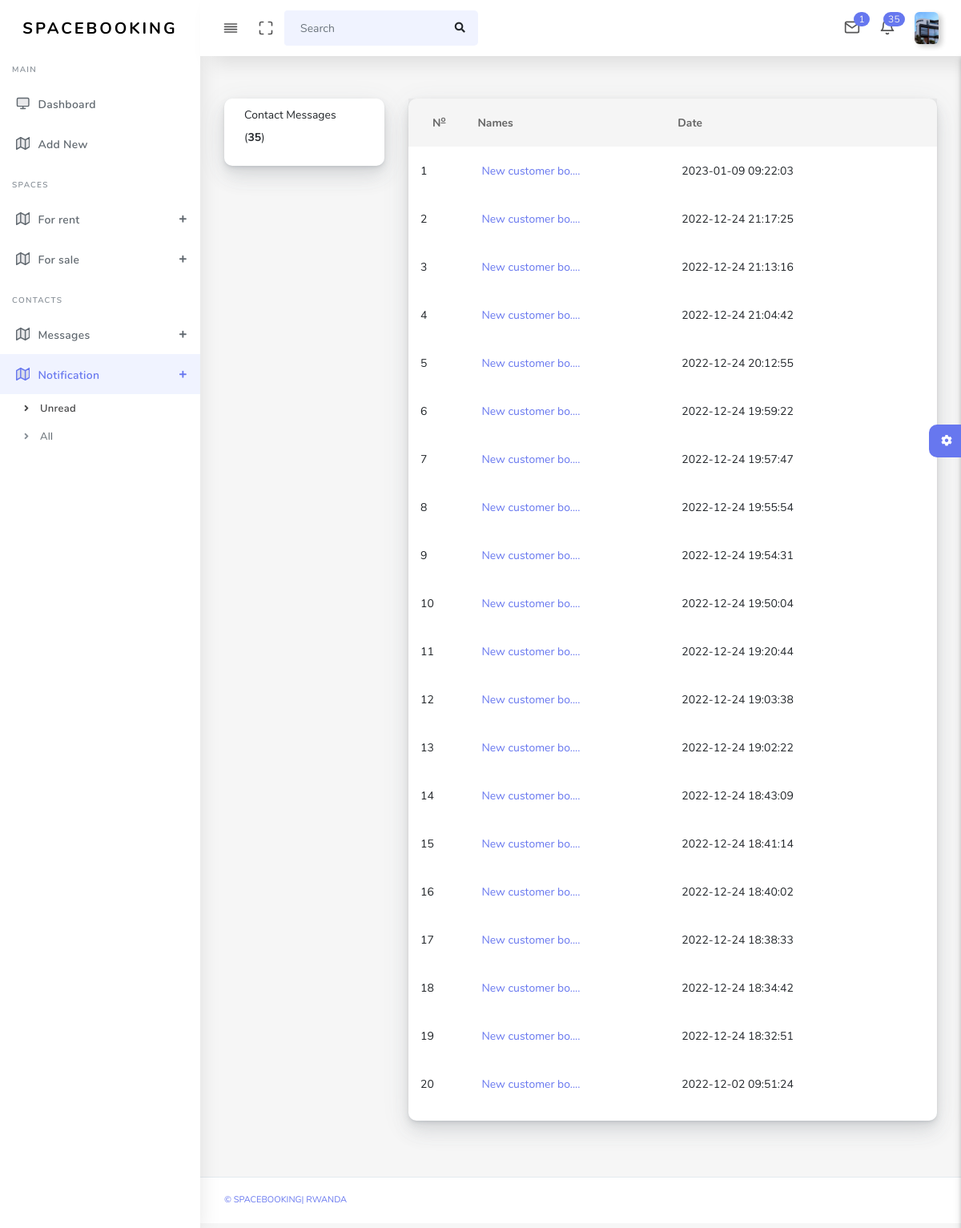
/admin/coUnreadNotification.php (signed in), run on the app's committed database.
### tables this page shows
CREATE TABLE `companies` (
  `id` int(11) NOT NULL,
  `comName` varchar(255) DEFAULT NULL,
  `comEmail` varchar(255) DEFAULT NULL,
  `comLocation` varchar(255) DEFAULT NULL,
  `comPhone` int(11) DEFAULT NULL,
  `comUsername` varchar(255) DEFAULT NULL,
  `comPassword` varchar(255) DEFAULT NULL,
  `comTIN` varchar(100) DEFAULT NULL,
  `thumbnail` varchar(255) NOT NULL,
  `coStatus` varchar(100) NOT NULL
);

CREATE TABLE `conotification` (
  `id` int(11) NOT NULL,
  `content` varchar(100) NOT NULL,
  `notTime` timestamp NOT NULL DEFAULT current_timestamp() ON UPDATE current_timestamp(),
  `status` varchar(100) NOT NULL,
  `companyId` int(11) NOT NULL
);

### admin/coUnreadNotification.php (the view, shortened to what this page needs)
<?php
    require_once("includes/db.php");
?>
<!DOCTYPE html>
<html lang="en">
<head>
  <link rel="stylesheet" href="assets/css/app.min.css">
  <link rel="stylesheet" href="assets/css/style.css">
  <link rel="stylesheet" href="assets/css/components.css">
  <link rel="stylesheet" href="assets/css/custom.css">
</head>
<body>
  <div id="app">
      <?php require_once("includes/headerCompany.php")?>
      <?php require_once("includes/left_nav2.php")?>
    <div class="main-wrapper main-wrapper-1">
      <div class="main-content">
        <section class="section">
          <div class="section-body">
            <div class="row">
              <div class="col-xs-12 col-sm-12 col-md-3 col-lg-3">
                <div class="card">
                  <div class="body">
                    <div id="mail-nav">
                      <ul class="" id="mail-folders">
                        <li>
                          <a href="" title="Inbox">Contact Messages &nbsp;
                              <?php
                                $fi = mysqli_query($conn,"SELECT *FROM conotification WHERE status='unread' AND companyId='{$_SESSION['spacecompanies']}'") or die(mysqli_error($conn));
                                if (mysqli_num_rows($fi)>0) {
                                    $num = mysqli_num_rows($fi);
                                    echo "(<b>".$num."</b>)";
                                }else{
                                    echo "(<b>0</b>)";
                                }
                              ?>
                          </a>
                        </li>
                      </ul>
                    </div>
                  </div>
                </div>
              </div>
              <div class="col-xs-12 col-sm-12 col-md-9 col-lg-9">
                <div class="card">
                    <div class="boxs mail_listing">
                        <div class="inbox-center table-responsive">
                        <table class="table table-hover">
                            <thead>
                                <tr>
                                    <th class="text-center">
                                        N<sup><u>o</u></sup>
                                    </th>
                                    <th>Names</th>
                                    <th>Date</th>
                                    <th class="hidden-xs" colspan="2">
                                    <div class="pull-right">
                                    </div>
                                    </th>
                                </tr>
                            </thead>
                            <tbody>
                                <?php
                                    $q = mysqli_query($conn,"SELECT *FROM conotification WHERE companyId='{$_SESSION['spacecompanies']}' AND status='unread' ORDER BY id DESC limit 20") or die(mysqli_error($conn));
                                    if (mysqli_num_rows($q)>0) {
                                        $count = 1;
                                        while ($fe = mysqli_fetch_array($q)) {
                                           ?>
                                            <tr>
                                                <td class="tbl-checkbox">
                                                    <?= $count;?>
                                                </td>
                                                <td class="hidden-xs"><a href="coUpdateStatus?id=<?= $fe['id']?>"><?= substr($fe['content'],0,15)."....";?></a></td>
                                                <td class="max-texts">
                                                <a href="coUpdateStatus?id=<?= $fe['id']?>"><?= $fe['notTime']?></a>
                                                </td>
                                            </tr>
                                           <?php
                                        $count++;}
                                    }
                                ?>
                            </tbody>
                        </table>
                        </div>
                    </div>
                    </div>
                </div>
            </div>
          </div>
        </section>
        <div class="settingSidebar">
          <a href="javascript:void(0)" class="settingPanelToggle"> <i class="fa fa-spin fa-cog"></i>
          </a>
        </div>
      </div>
      <footer class="main-footer">
        <div class="footer-left">
          <a href="">&copy SpaceBooking| Rwanda</a></a>
        </div>
      </footer>
    </div>
  </div>
</body>
</html>

### admin/includes/headerCompany.php (shortened to what this page needs)
<?php
  require_once("db.php");
?>
<nav class="navbar navbar-expand-lg main-navbar sticky">
        <div class="form-inline mr-auto">
          <ul class="navbar-nav mr-3">
            <li><a href="#" data-toggle="sidebar" class="nav-link nav-link-lg
                  collapse-btn"> <i data-feather="align-justify"></i></a></li>
            <li><a href="#" class="nav-link nav-link-lg fullscreen-btn">
                <i data-feather="maximize"></i>
              </a></li>
            <li>
              <form class="form-inline mr-auto">
                <div class="search-element">
                  <input class="form-control" type="search" placeholder="Search" aria-label="Search" data-width="200">
                  <button class="btn" type="submit">
                    <i class="fas fa-search"></i>
                  </button>
                </div>
              </form>
            </li>
          </ul>
        </div>
        <ul class="navbar-nav navbar-right">
          <li class="dropdown dropdown-list-toggle">
            <a href="#" data-toggle="dropdown" class="nav-link nav-link-lg message-toggle">
              <i data-feather="mail"></i>
              <span class="badge headerBadge1">
                <?php
                  $se = mysqli_query($conn,"SELECT *FROM contactco WHERE companyId='{$_SESSION['spacecompanies']}' AND  status1='unread'") or die(mysqli_error($conn));
                  if (mysqli_num_rows($se)>0) {
                    $number = mysqli_num_rows($se);
                    echo $number;
                  }else{
                    echo "0";
                  }
                ?>
              </span>
            </a>
          </li>
          <li class="dropdown dropdown-list-toggle">
            <a href="#" data-toggle="dropdown" class="nav-link message-toggle nav-link-lg">
              <i data-feather="bell" class="bell"></i>
                <span class="badge headerBadge1">
                  <?php
                    $se = mysqli_query($conn,"SELECT *FROM conotification WHERE companyId='{$_SESSION['spacecompanies']}' AND status = 'unread' ORDER BY id DESC") or die(mysqli_error($conn));
                    if ((mysqli_num_rows($se)>0)) {
                      $number = mysqli_num_rows($se);
                      $total = $number;
                    echo $total;
                    }else{
                      echo "0";
                    }
                  ?>
                </span>
            </a>
          </li>
          <?php
            $m = mysqli_query($conn,"SELECT *FROM companies WHERE id = '{$_SESSION['spacecompanies']}'") or die(mysqli_error($conn));
            $pro = mysqli_fetch_array($m);
          ?>
          <li class="dropdown dropdown-list-toggle">
            <a href="#" data-toggle="dropdown" class="nav-link dropdown-toggle nav-link-lg nav-link-user">
              <img alt="image" src="media/companies/<?= $pro['thumbnail'];?>" style="height:100%;" class="user-img-radious-style"><span class="d-sm-none d-lg-inline-block"></span>
            </a>
          </li>
        </ul>
  </nav>

### data on the page
companies: thumbnail (picture)
conotification: content "New customer bo", notTime "2023-01-09 09:22:03"
conotification: content "New customer bo", notTime "2022-12-24 21:17:25"
conotification: content "New customer bo", notTime "2022-12-24 21:13:16"
conotification: content "New customer bo", notTime "2022-12-24 21:04:42"
conotification: content "New customer bo", notTime "2022-12-24 20:12:55"
conotification: content "New customer bo", notTime "2022-12-24 19:59:22"
conotification: content "New customer bo", notTime "2022-12-24 19:57:47"
conotification: content "New customer bo", notTime "2022-12-24 19:55:54"
conotification: content "New customer bo", notTime "2022-12-24 19:54:31"
conotification: content "New customer bo", notTime "2022-12-24 19:50:04"
conotification: content "New customer bo", notTime "2022-12-24 19:20:44"
conotification: content "New customer bo", notTime "2022-12-24 19:03:38"
conotification: content "New customer bo", notTime "2022-12-24 19:02:22"
conotification: content "New customer bo", notTime "2022-12-24 18:43:09"
conotification: content "New customer bo", notTime "2022-12-24 18:41:14"
conotification: content "New customer bo", notTime "2022-12-24 18:40:02"
conotification: content "New customer bo", notTime "2022-12-24 18:38:33"
conotification: content "New customer bo", notTime "2022-12-24 18:34:42"
conotification: content "New customer bo", notTime "2022-12-24 18:32:51"
conotification: content "New customer bo", notTime "2022-12-02 09:51:24"

### other printed values
$number "1"
$total "35"
$num "35"
